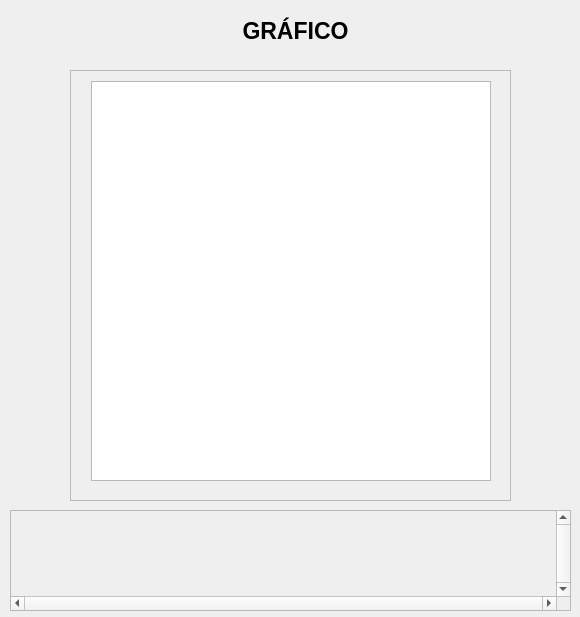
<?xml version="1.0" encoding="UTF-8"?>
<ui version="4.0">
 <class>Form</class>
 <widget class="QWidget" name="Form">
  <property name="geometry">
   <rect>
    <x>0</x>
    <y>0</y>
    <width>580</width>
    <height>617</height>
   </rect>
  </property>
  <property name="windowTitle">
   <string>Form</string>
  </property>
  <widget class="QScrollArea" name="scrollArea_2">
   <property name="geometry">
    <rect>
     <x>70</x>
     <y>70</y>
     <width>441</width>
     <height>431</height>
    </rect>
   </property>
   <property name="widgetResizable">
    <bool>true</bool>
   </property>
   <widget class="QWidget" name="scrollAreaWidgetContents_2">
    <property name="geometry">
     <rect>
      <x>0</x>
      <y>0</y>
      <width>439</width>
      <height>429</height>
     </rect>
    </property>
    <widget class="QGraphicsView" name="graphicsView">
     <property name="enabled">
      <bool>true</bool>
     </property>
     <property name="geometry">
      <rect>
       <x>20</x>
       <y>10</y>
       <width>400</width>
       <height>400</height>
      </rect>
     </property>
     <property name="minimumSize">
      <size>
       <width>400</width>
       <height>400</height>
      </size>
     </property>
     <property name="maximumSize">
      <size>
       <width>371</width>
       <height>16777215</height>
      </size>
     </property>
    </widget>
   </widget>
  </widget>
  <widget class="QLabel" name="label_3">
   <property name="geometry">
    <rect>
     <x>240</x>
     <y>10</y>
     <width>111</width>
     <height>41</height>
    </rect>
   </property>
   <property name="font">
    <font>
     <pointsize>17</pointsize>
     <weight>75</weight>
     <bold>true</bold>
    </font>
   </property>
   <property name="text">
    <string>GRÁFICO</string>
   </property>
   <property name="alignment">
    <set>Qt::AlignCenter</set>
   </property>
  </widget>
  <widget class="QScrollArea" name="scrollArea">
   <property name="geometry">
    <rect>
     <x>10</x>
     <y>510</y>
     <width>561</width>
     <height>101</height>
    </rect>
   </property>
   <property name="verticalScrollBarPolicy">
    <enum>Qt::ScrollBarAlwaysOn</enum>
   </property>
   <property name="horizontalScrollBarPolicy">
    <enum>Qt::ScrollBarAlwaysOn</enum>
   </property>
   <property name="sizeAdjustPolicy">
    <enum>QAbstractScrollArea::AdjustToContents</enum>
   </property>
   <property name="widgetResizable">
    <bool>true</bool>
   </property>
   <widget class="QWidget" name="scrollAreaWidgetContents">
    <property name="geometry">
     <rect>
      <x>0</x>
      <y>0</y>
      <width>546</width>
      <height>86</height>
     </rect>
    </property>
   </widget>
  </widget>
 </widget>
 <resources/>
 <connections/>
</ui>
